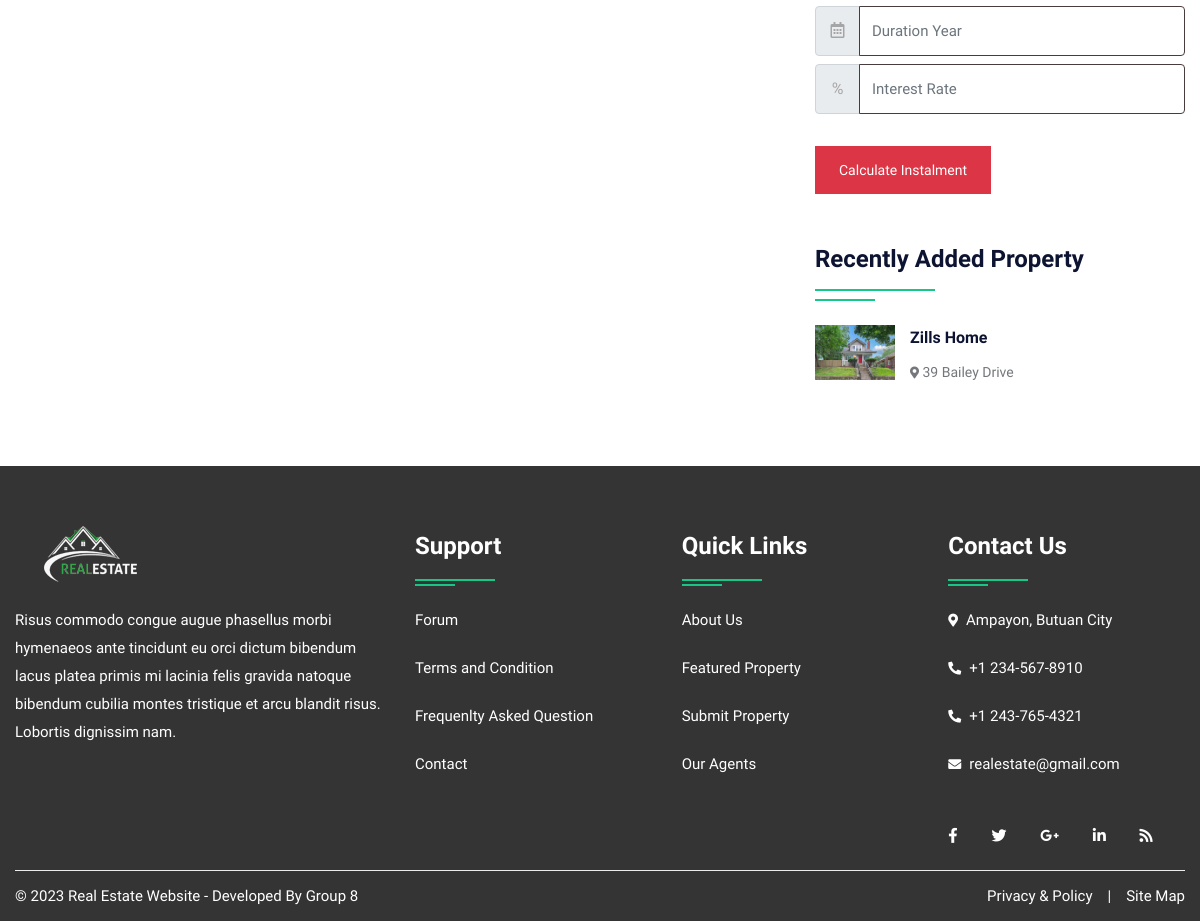
Before: /propertygrid.php (lower part) with the older database file.
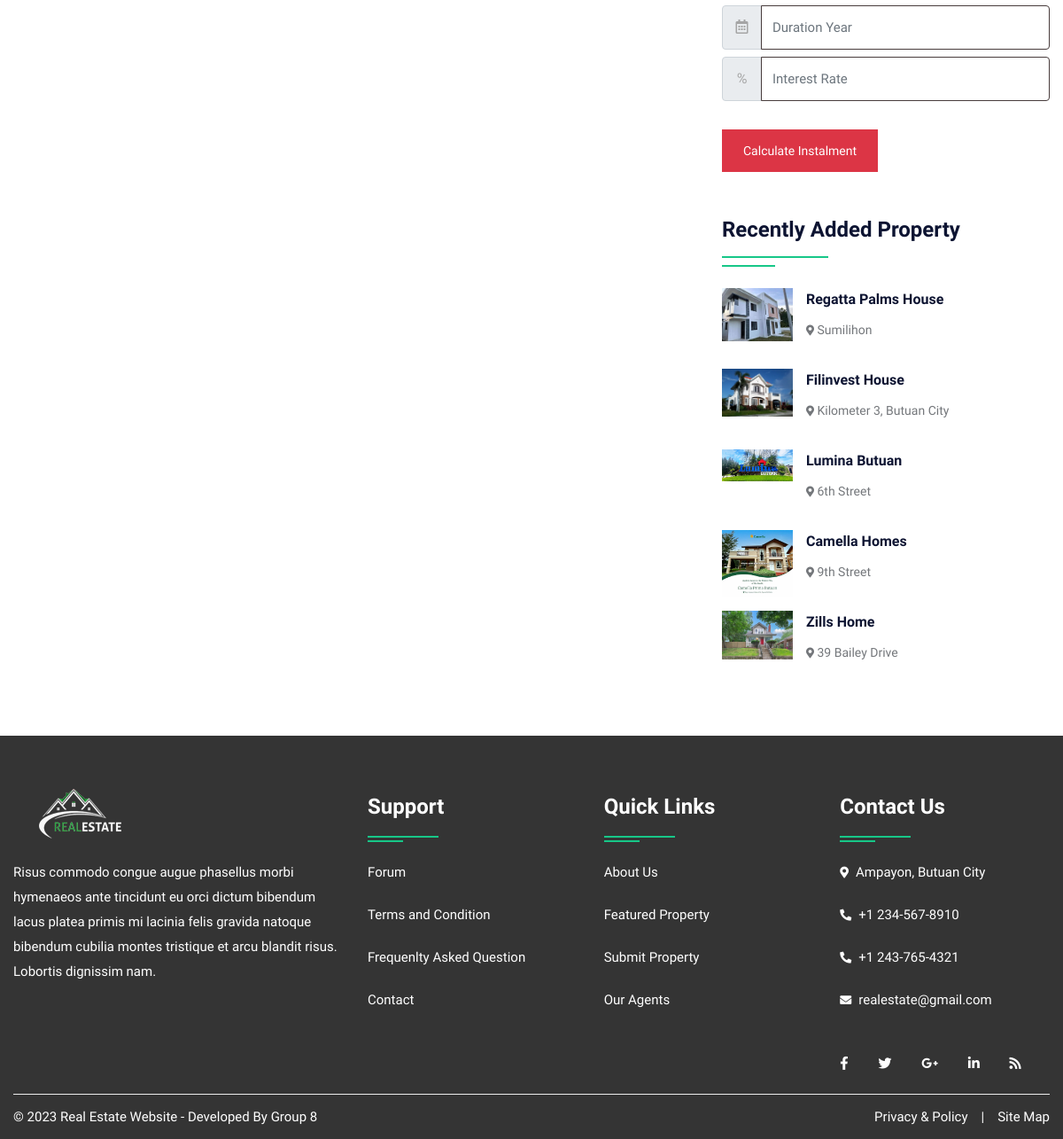
After: the same page with the newer database file.
### tables this page shows
CREATE TABLE `property` (
  `pid` int(50) NOT NULL,
  `title` varchar(200) NOT NULL,
  `pcontent` longtext NOT NULL,
  `type` varchar(100) NOT NULL,
  `bhk` varchar(50) NOT NULL,
  `stype` varchar(100) NOT NULL,
  `bedroom` int(50) NOT NULL,
  `bathroom` int(50) NOT NULL,
  `balcony` int(50) NOT NULL,
  `kitchen` int(50) NOT NULL,
  `hall` int(50) NOT NULL,
  `floor` varchar(50) NOT NULL,
  `size` int(50) NOT NULL,
  `price` int(50) NOT NULL,
  `location` varchar(200) NOT NULL,
  `city` varchar(100) NOT NULL,
  `state` varchar(100) NOT NULL,
  `feature` longtext NOT NULL,
  `pimage` varchar(300) NOT NULL,
  `pimage1` varchar(300) NOT NULL,
  `pimage2` varchar(300) NOT NULL,
  `pimage3` varchar(300) NOT NULL,
  `pimage4` varchar(300) NOT NULL,
  `uid` int(50) NOT NULL,
  `status` varchar(50) NOT NULL,
  `mapimage` varchar(300) NOT NULL,
  `topmapimage` varchar(300) NOT NULL,
  `groundmapimage` varchar(300) NOT NULL,
  `totalfloor` varchar(50) NOT NULL,
  `date` datetime NOT NULL DEFAULT current_timestamp(),
  `isFeatured` int(11) DEFAULT NULL
);

### propertygrid.php (the view, shortened to what this page needs)
<!DOCTYPE html>
<html lang="en">
<head>
<link rel="stylesheet" type="text/css" href="css/bootstrap.min.css">
<link rel="stylesheet" type="text/css" href="css/bootstrap-slider.css">
<link rel="stylesheet" type="text/css" href="css/jquery-ui.css">
<link rel="stylesheet" type="text/css" href="css/layerslider.css">
<link rel="stylesheet" type="text/css" href="css/color.css" id="color-change">
<link rel="stylesheet" type="text/css" href="css/owl.carousel.min.css">
<link rel="stylesheet" type="text/css" href="css/font-awesome.min.css">
<link rel="stylesheet" type="text/css" href="fonts/flaticon/flaticon.css">
<link rel="stylesheet" type="text/css" href="css/style.css">
</head>
<body>
<div id="page-wrapper">
    <div class="row">
		<?php include("include/header.php");?>
        <div class="full-row">
            <div class="container">
                <div class="row">
					<div class="col-lg-8">
                    </div>
                    <div class="col-lg-4">
                        <div class="sidebar-widget">
						<form class="d-inline-block w-100" action="calc.php" method="post">
                            <div class="input-group mb-2 mr-sm-2">
                                <div class="input-group-prepend">
                                    <div class="input-group-text"><i class="far fa-calendar-alt"></i></div>
                                </div>
                                <input type="text" class="form-control" name="month" placeholder="Duration Year">
                            </div>
                            <div class="input-group mb-2 mr-sm-2">
                                <div class="input-group-prepend">
                                    <div class="input-group-text">%</div>
                                </div>
                                <input type="text" class="form-control" name="interest" placeholder="Interest Rate">
                            </div>
                            <button type="submit" value="submit" name="calc" class="btn btn-danger mt-4">Calculate Instalment</button>
                        </form>
                        </div>
                        <div class="sidebar-widget mt-5">
                            <h4 class="double-down-line-left text-secondary position-relative pb-4 mb-4">Recently Added Property</h4>
                            <ul class="property_list_widget">
								<?php
								$query=mysqli_query($con,"SELECT * FROM `property` ORDER BY date DESC LIMIT 6");
										while($row=mysqli_fetch_array($query))
										{
								?>
                                <li> <img src="admin/property/<?php echo $row['18'];?>" alt="pimage">
                                    <h6 class="text-secondary hover-text-success text-capitalize"><a href="propertydetail.php?pid=<?php echo $row['0'];?>"><?php echo $row['1'];?></a></h6>
                                    <span class="font-14"><i class="fas fa-map-marker-alt icon-success icon-small"></i> <?php echo $row['14'];?></span>
                                </li>
                                <?php } ?>
                            </ul>
                        </div>
                    </div>
                </div>
            </div>
        </div>
		<?php include("include/footer.php");?>
    </div>
</div>
</body>
</html>

Changed rows visible on the page:
added property: pimage (picture), title "Regatta Palms House", location "Sumilihon"
added property: pimage (picture), title "Filinvest House", location "Kilometer 3, Butuan City"
added property: pimage (picture), title "Lumina Butuan", location "6th Street"
added property: pimage (picture), title "Camella Homes", location "9th Street"
